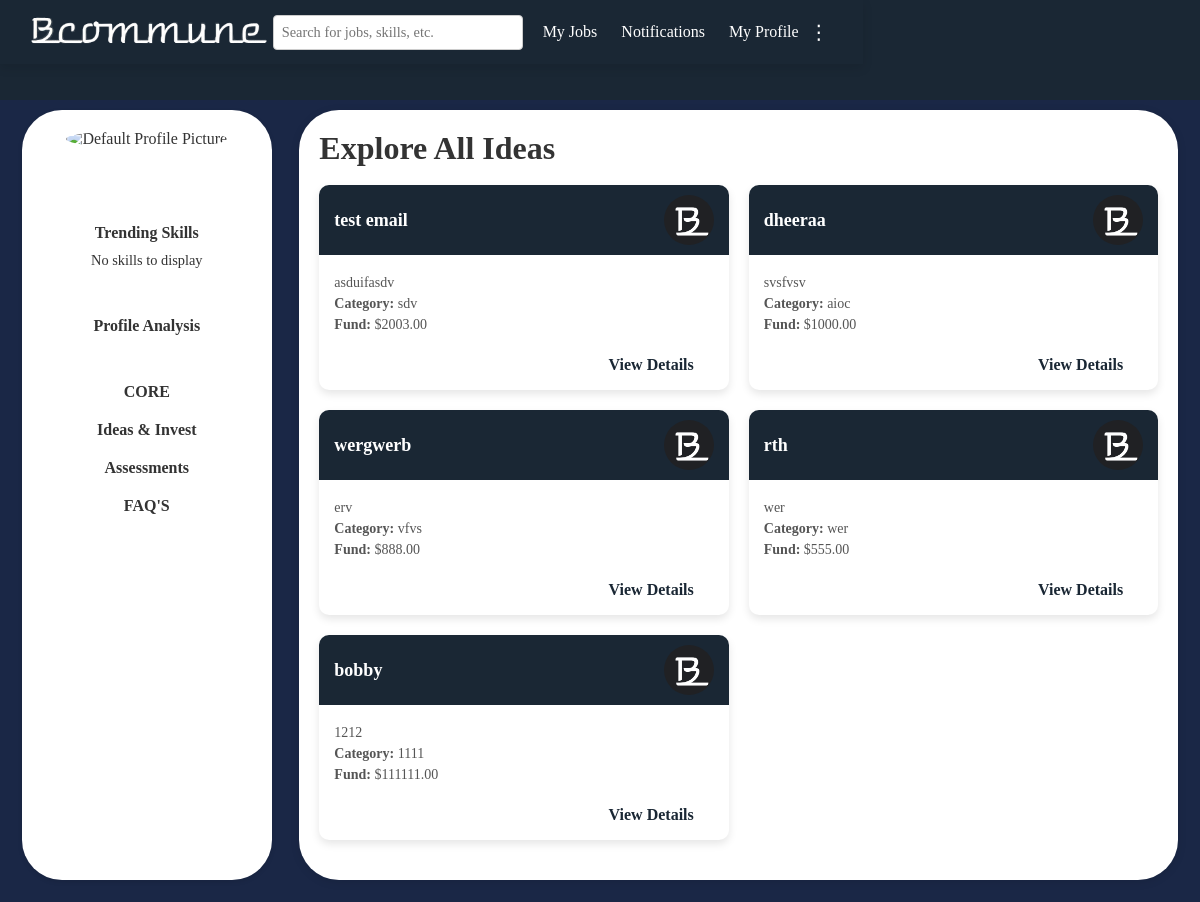
The app's page /explore-ideas-individual, older data.
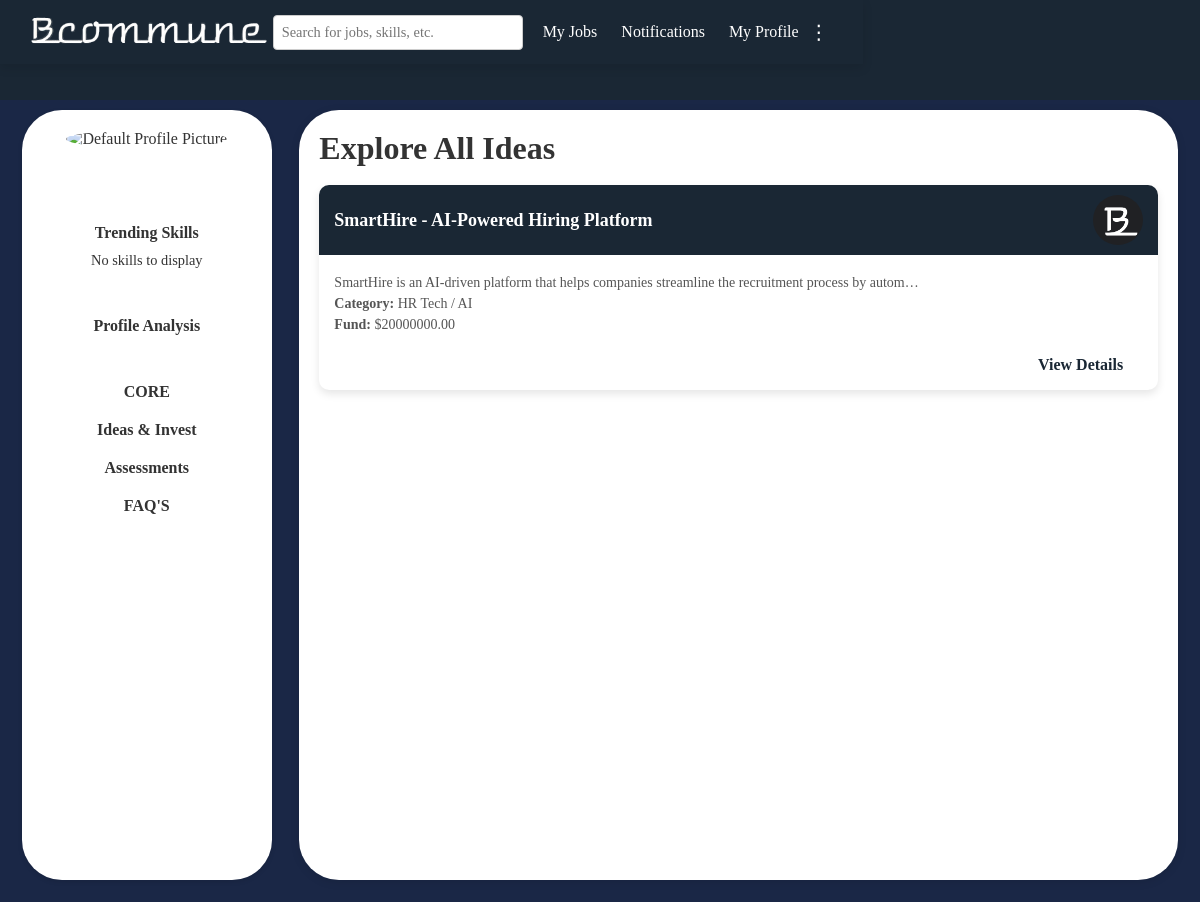
The same page, newer data.
### users/models.py (models this page shows, shortened)
class Idea(models.Model):
    title = models.CharField(max_length=200)
    patent_number = models.CharField(max_length=100, blank=True, null=True)
    brief_description = models.TextField()
    application_number = models.CharField(max_length=100, blank=True, null=True)
    problem_statement = models.TextField()
    solution = models.TextField()
    visibility = models.CharField(max_length=10, choices=[('public', 'Public'), ('private', 'Private')])
    details = models.TextField(blank=True, null=True)
    fund = models.DecimalField(max_digits=10, decimal_places=2, blank=True, null=True)
    category = models.CharField(max_length=100)
    photo = models.ImageField(upload_to='idea_photos/', blank=True, null=True)
    video = models.FileField(upload_to='idea_videos/', blank=True, null=True)
    team_info = models.TextField(blank=True, null=True)
    created_at = models.DateTimeField(auto_now_add=True)
    email = models.EmailField(null=True, blank=True)

### users/views.py (the view)
# urls.py: path('explore-ideas-individual',views.explore_all_ideas_individual,name='explore_all_ideas_individual'),
def explore_all_ideas_individual(request):
    ideas = Idea.objects.filter(visibility='public').order_by('-created_at')
    return render(request, 'explore_all_ideas_individual.html', {'ideas': ideas})

### users/templates/explore_all_ideas_individual.html (shortened to what this page needs)
{% load static %}
<!DOCTYPE html>
<html lang="en">
<head>
    <link rel="stylesheet" href="{% static 'css/common.css'%}">
</head>
<body>
    {% include 'header1.html' %}
    <div class="main-container">
        {% include 'sidebar.html' %}
        <div class="content">
                <h1>Explore All Ideas</h1>
                <br>
                <div class="idea-cards">
                    {% for idea in ideas %}
                        <div class="idea-card">
                            <div class="card-header">
                                <h3>{{ idea.title }}</h3>
                                <img src="{% static 'images/B.png' %}" alt="Logo">
                            </div>
                            <div class="card-body">
                                <p>{{ idea.brief_description|truncatechars:100 }}</p>
                                <div class="idea-meta">
                                    <p><strong>Category:</strong> {{ idea.category }}</p>
                                    <p><strong>Fund:</strong> ${{ idea.fund }}</p>
                                </div>
                                <div class="post-requirement">
                                    <a href="{% url 'idea_detail_individual' idea.id %}" class="post-button" style="font-size: medium;">View Details</a>
                                </div>
                            </div>
                        </div>
                    {% empty %}
                        <p>No ideas available to display.</p>
                    {% endfor %}
                </div>
            </div>
    </div>
</body>
</html>

Row changes from the older to the newer data that the page shows:
removed Idea: title "test email", brief_description "asduifasdv", category "sdv", fund "2003.00"
removed Idea: title "dheeraa", brief_description "svsfvsv", category "aioc", fund "1000.00"
removed Idea: title "wergwerb", brief_description "erv", category "vfvs", fund "888.00"
removed Idea: title "rth", brief_description "wer", category "wer", fund "555.00"
no longer on this page (row edited): Idea: title "bobby", brief_description "1212", category "1111", fund "111111.00"
added Idea: title "SmartHire - AI-Powered Hiring Platform", brief_description "SmartHire is an AI-driven platform that helps companies streamline the recruitment process by autom…", category "HR Tech / AI", fund "20000000.00"
